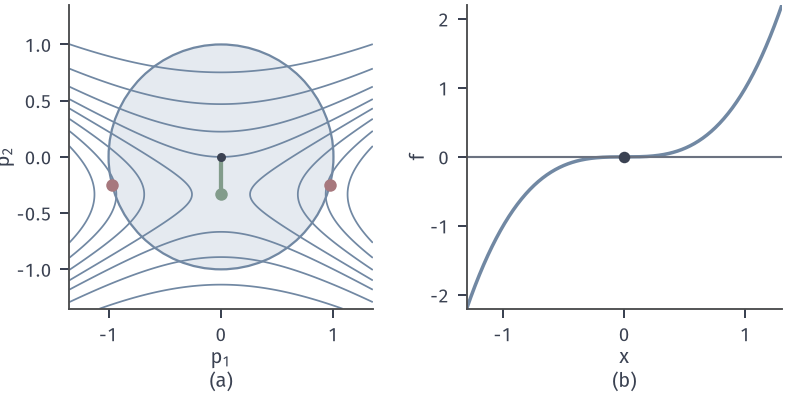

The Python source for this figure:
from pathlib import Path
import sys
sys.path.insert(0, str(Path(__file__).resolve().parents[1]/"tr-common"))
from tr_core import *
HERE = Path(__file__).resolve().parent
# (a) g=(0,1), B=diag(-1,3), Delta=1：截断共轭梯度与精确解；(b) x^3。
fig, axs = figure(width_mm=112, height_mm=56, ncols=2)
ax = axs[0]; P1, P2 = np.meshgrid(np.linspace(-1.35, 1.35, 400), np.linspace(-1.35, 1.35, 400)); disk(ax, (0, 0), 1)
ax.contour(P1, P2, P2 - .5*P1**2 + 1.5*P2**2, levels=[-.8, -.6, -.4, -.2, 0, .3, .8, 1.6], colors=[BLUE], linewidths=.7)
a = np.sqrt(15)/4
ax.plot([0, 0], [0, -1/3], color=GREEN, lw=1.7); ax.plot([0], [-1/3], 'o', color=GREEN, ms=5, mew=0, zorder=6)
ax.plot([a, -a], [-.25, -.25], 'o', color=RED, ms=5, mew=0, zorder=6); ax.plot([0], [0], 'o', color=INK, ms=3.6, mew=0, zorder=6)
ax.set_aspect('equal'); ax.set_xlim(-1.35, 1.35); ax.set_ylim(-1.35, 1.35); ax.set_xlabel('$p_1$', labelpad=1); ax.set_ylabel('$p_2$', labelpad=1)
ax = axs[1]; x = np.linspace(-1.3, 1.3, 300); ax.plot(x, x**3, color=BLUE, lw=1.4); ax.axhline(0, color=MUTED, lw=.85); ax.plot([0], [0], 'o', color=INK, ms=4.6, mew=0, zorder=6)
ax.set_xlim(-1.3, 1.3); ax.set_ylim(-2.2, 2.2); ax.set_xlabel('$x$', labelpad=1); ax.set_ylabel('$f$', labelpad=1)
panels(fig, .08, .985, .985, .22, .28); tags(fig, axs)
save(fig, HERE, 'figure', {'a': 'g=(0,1),B=diag(-1,3),radius 1', 'b': 'x^3'})
